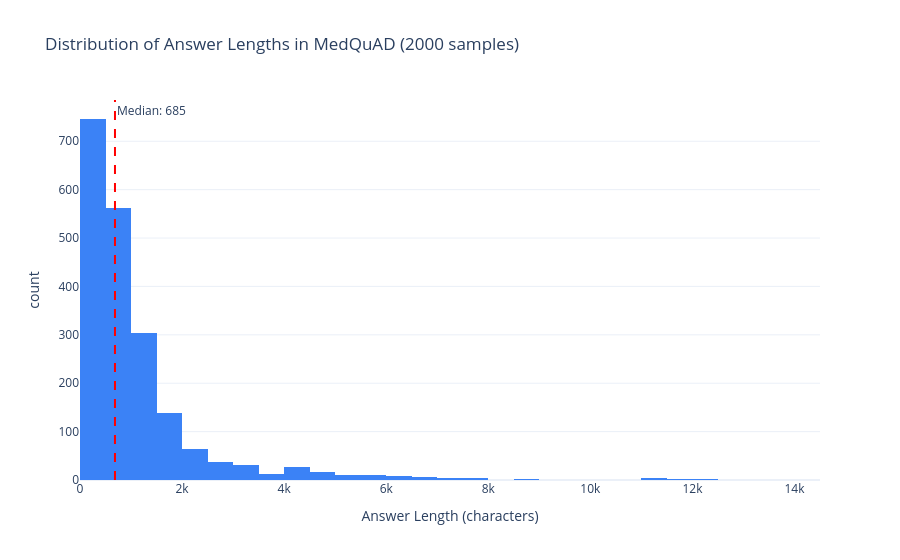

The cell this chart's notebook holds for it:
### Markdown cell above
## Step 7 -- Visualizations

### Code cell
import plotly.express as px
import plotly.graph_objects as go
import matplotlib.pyplot as plt

# -- Plot 1: Answer Length Distribution
fig1 = px.histogram(
    df, x=df['answer'].str.len(), nbins=60,
    title='Distribution of Answer Lengths in MedQuAD (2000 samples)',
    labels={'x': 'Answer Length (characters)', 'y': 'Count'},
    color_discrete_sequence=['#3B82F6'],
    template='plotly_white'
)
fig1.add_vline(
    x=df['answer'].str.len().median(), line_dash='dash', line_color='red',
    annotation_text=f'Median: {df["answer"].str.len().median():.0f}'
)
fig1.show()
print('Plot 1: Answer length distribution')

### Figure 1 — Plotly figure (JSON) as saved in the notebook; plotly's stock layout.template omitted (floating-point values rounded to 4 significant figures; data arrays with more than 128 entries replaced by an {"elided": "..."} marker saying what was removed)
{"data": [{"bingroup": "x", "hovertemplate": "Answer Length (characters)=%{x}<br>count=%{y}<extra></extra>", "legendgroup": "", "marker": {"color": "#3B82F6", "pattern": {"shape": ""}}, "name": "", "nbinsx": 60, "orientation": "v", "showlegend": false, "type": "histogram", "x": {"elided": "2000 int values"}, "xaxis": "x", "yaxis": "y"}], "layout": {"annotations": [{"showarrow": false, "text": "Median: 685", "x": 685, "xanchor": "left", "xref": "x", "y": 1, "yanchor": "top", "yref": "y domain"}], "barmode": "relative", "legend": {"tracegroupgap": 0}, "shapes": [{"line": {"color": "red", "dash": "dash"}, "type": "line", "x0": 685, "x1": 685, "xref": "x", "y0": 0, "y1": 1, "yref": "y domain"}], "title": {"text": "Distribution of Answer Lengths in MedQuAD (2000 samples)"}, "xaxis": {"anchor": "y", "domain": [0, 1], "title": {"text": "Answer Length (characters)"}}, "yaxis": {"anchor": "x", "domain": [0, 1], "title": {"text": "count"}}}}
